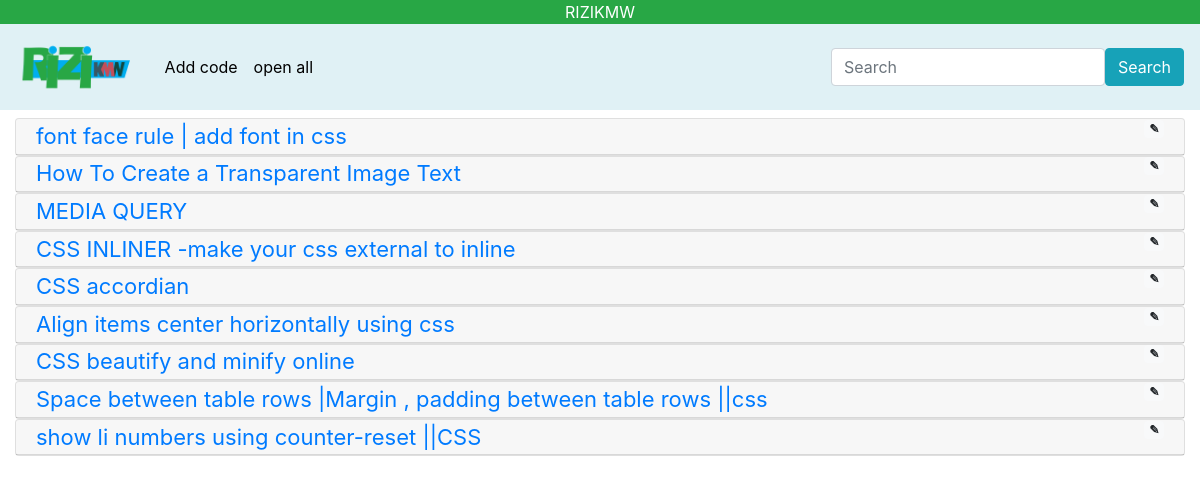
/pkdb/category_view/5, run on the app's committed database.
### tables this page shows
CREATE TABLE `pkdb` (
  `id` int(10) NOT NULL,
  `title` varchar(2000) NOT NULL,
  `code` text NOT NULL,
  `category` int(100) DEFAULT NULL,
  `date_time` timestamp NOT NULL DEFAULT current_timestamp()
);

### application/controllers/pkdb.php (called while the page is built, shortened)
<?php
class pkdb extends CI_Controller {
	function __construct(){
        $this->load->model('upload');
        $this->load->helper('url');
        $this->load->helper('form');
        $this->load->library('session');
    }
    public function category_view($cat){
        $query=$this->db->query("SELECT * FROM categories where id=$cat ORDER BY `categories`.`id`");
        $data['categories_data']=$query->row_array();
        $query=$this->db->query("SELECT * FROM pkdb WHERE category=$cat");
        $data['code_data']=$query->result_array();
        $this->load->view('category_view',$data);
  }
}

### index.php (called while the page is built, shortened)
<?php
require_once BASEPATH.'core/CodeIgniter.php';

### application/views/category_view.php (the view, shortened to what this page needs)
<!DOCTYPE html>
<html lang="en-US">
  <head>
    <link rel="stylesheet" href="https://maxcdn.bootstrapcdn.com/bootstrap/4.3.1/css/bootstrap.min.css">
  </head>
  </head>
  <body>
    <div class="bg-success">
      <a class="" href="index.php" style="cursor: help; text-decoration: none;">
        <p class="text-white text-center headings" style="margin-bottom: 0px;">RIZIKMW</p>
      </a>
    </div>
    <nav class="navbar navbar-expand-lg navigation">
      <a class="navbar-brand" href="<?php echo base_url()?>"><img src="<?php echo base_url()?>assets/images/logo.png"  height="60px" /></a>
      <div class="collapse navbar-collapse" id="navb">
        <ul class="navbar-nav mr-auto">
          <li class="nav-item">
            <a class="nav-link" href="javascript:void(0)" data-toggle="modal" data-target="#add_code_modal">Add code</a>
          </li>
          <li class="nav-item">
            <a href="javascript:void(0)" class="nav-link" id="open_all_accordians">open all</a>
          </li>
        </ul>
        <form class="form-inline my-2 my-lg-0">
          <input class="form-control mr-s" type="text" placeholder="Search">
          <button class="btn btn-info my-2 my-sm-0" type="button">Search</button>
        </form>
      </div>
    </nav>
    <div class="container-fluid ">
          <div class="row mt-2">
            <div class="col-sm-12">
              <div id="accordion">
                <?php
                 if(!empty($code_data)){
                  foreach($code_data as $row){
                ?>
               <div class="card">
                  <div class="card-header">
                    <a class="card-link" style="display: block;display: block;float: left;width: 80%;" data-toggle="collapse" href="#id_<?php echo $row['id']?>">
                      <?php echo $row['title']?>
                    </a>
                    <span style="float:right;" class="badge badge-light edit_button" data-toggle="modal" data-target="#edit_code_modal" data-id="<?php echo $row['id'];?>" >&#9998;</span>
                  </div>
                </div>
                <?php
                    }
                  }
                ?>
              </div>
            </div>
          </div>
      </div>
  </body>
</html>

### application/views/category_view.php (style rules this page uses)
.navigation { background-color: #e0f1f5; }
.nav-link { color:black; padding-top: 0; padding-bottom: 0; }
.card-header { padding: .05rem 1.25rem; }
.card-link { font-size: 22px; }
.edit_button { cursor: pointer; }

### data on the page
pkdb: title "font face rule | add font in css"
pkdb: title "How To Create a Transparent Image Text"
pkdb: title "MEDIA QUERY"
pkdb: title "CSS INLINER -make your css external to inline"
pkdb: title "CSS accordian"
pkdb: title "Align items center horizontally using css"
pkdb: title "CSS beautify and minify online"
pkdb: title "Space between table rows |Margin , padding between table rows ||css"
pkdb: title "show li numbers using counter-reset ||CSS"
